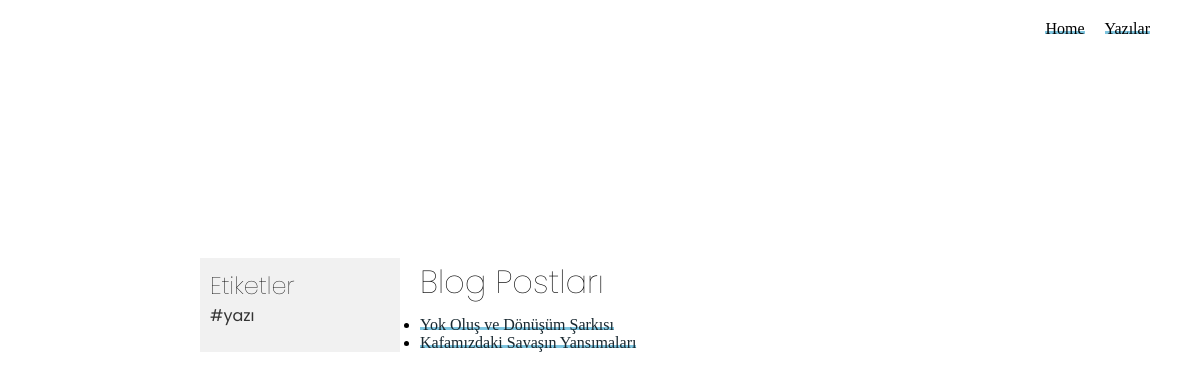
Page /blog/posts/ on the committed database.
### blog/models.py (models this page shows, shortened)
class Tag(models.Model):
    name = models.CharField(max_length=100, unique=True)
    class Meta:
        verbose_name='Etiket'
        verbose_name_plural='Etiketler'

class Post(models.Model):
    title = models.CharField(max_length=200)
    content = HTMLField()
    image = models.ImageField(upload_to='images/', blank=True, null=True)
    slug=models.SlugField(null=False, unique=True)
    status = models.CharField(max_length=20, choices=[('draft', 'Taslak'), ('published', 'Yayınlanan')], default='published')
    tags = models.ManyToManyField(Tag, related_name='posts', blank=True)
    created_at = models.DateTimeField(auto_now_add=True)
    updated_at = models.DateTimeField(auto_now=True)
    class Meta:
        verbose_name='Yazı'
        verbose_name_plural='Yazılar'

### blog/views.py (the view)
# urls.py: path('posts/', views.post_list, name='post_list'),
def post_list(request):
    posts = Post.objects.filter(status='published').order_by('-created_at')
    tags = Tag.objects.all()
    return render(request, 'blog/post_list.html', {'posts': posts, 'tags':tags})

### templates/blog/post_list.html (shortened to what this page needs)
<!DOCTYPE html>
<html lang="en">
<head>
    {% load static %}
    <link rel="stylesheet" type="text/css" href="{% static 'css/style.css' %}">
</head>
<body class="post-list-page">
    <nav>
        <ul>
            <li><a href="{% url 'home' %}">Home</a></li>
            <li><a href="{% url 'post_list' %}">Yazılar</a></li>
        </ul>
    </nav>
    <div class="container">
        <div class="tag-bar">
            <ul>
                <h2>Etiketler</h2>
                    {% for tag in tags %}
                        <li><a href="{% url 'tagged_posts' tag.id %}">#{{ tag.name }}</a></li>
                    {% endfor %}
            </ul>
        </div>
        <div class="posts">
            <h1>Blog Postları</h1>
            <ul>
                {% for post in posts %}
                <li>
                    <a href="{% url 'post_detail' slug=post.slug %}">{{ post.title }}</a>
                </li>
            {% endfor %}
            </ul>
        </div>
    </div>
</body>
</html>

### blog/static/css/style.css (style rules this page uses)
* { margin: 0; padding: 0; box-sizing: border-box; }
body { font-family: 'Georgia', serif; background-color: #fff; color: #000; }
nav ul { list-style: none; display: flex; justify-content: flex-end; padding: 20px; margin-right: 30px; }
nav ul li { margin-left: 20px; }
nav ul li a { color: #fff; text-decoration: none; font-size: 16px; }
ul li a { text-decoration: none; color: #18272F; position: relative; }
.post-list-page nav ul li a { color: #000; }
.post-list-page ul li a::before { content: ''; background-color: hsla(196, 61%, 58%, .75); position: absolute; left: 0; bottom: 3px; width: 100%; height: 3px; z-index: -1; transition: opacity .3s ease-in-out, height .3s ease-in-out; }
.tag-bar { width: 200px; background-color: #f1f1f1; padding: 10px; margin-right: 20px; }
.tag-bar ul { list-style-type: none; padding: 0; }
.tag-bar li { margin-bottom: 10px; }
.tag-bar a { text-decoration: none; color: #333; font-family: "Poppins", sans-serif; }
.tag-bar h2 { font-family: "Poppins", sans-serif; font-weight: 100; font-style: normal; }
.post-list-page .container { display: flex; }
h1 { font-size: 2rem; font-weight: 400; margin-bottom: 10px; font-family: "Poppins", sans-serif; font-weight: 100; font-style: normal; }
.container { position: absolute; margin: 200px 200px; }

### rows in the picture
Tag: name "yazı"
Post: title "Yok Oluş ve Dönüşüm Şarkısı"
Post: title "Kafamızdaki Savaşın Yansımaları"
